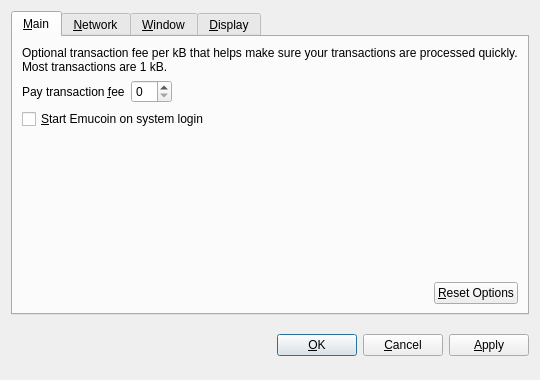
<?xml version="1.0" encoding="UTF-8"?>
<ui version="4.0">
 <class>OptionsDialog</class>
 <widget class="QDialog" name="OptionsDialog">
  <property name="geometry">
   <rect>
    <x>0</x>
    <y>0</y>
    <width>540</width>
    <height>380</height>
   </rect>
  </property>
  <property name="windowTitle">
   <string>Options</string>
  </property>
  <property name="modal">
   <bool>true</bool>
  </property>
  <layout class="QVBoxLayout" name="verticalLayout">
   <item>
    <widget class="QTabWidget" name="tabWidget">
     <property name="tabPosition">
      <enum>QTabWidget::North</enum>
     </property>
     <property name="currentIndex">
      <number>0</number>
     </property>
     <widget class="QWidget" name="tabMain">
      <attribute name="title">
       <string>&amp;Main</string>
      </attribute>
      <layout class="QVBoxLayout" name="verticalLayout_Main">
       <item>
        <widget class="QLabel" name="transactionFeeInfoLabel">
         <property name="text">
          <string>Optional transaction fee per kB that helps make sure your transactions are processed quickly. Most transactions are 1 kB.</string>
         </property>
         <property name="textFormat">
          <enum>Qt::PlainText</enum>
         </property>
         <property name="wordWrap">
          <bool>true</bool>
         </property>
        </widget>
       </item>
       <item>
        <layout class="QHBoxLayout" name="horizontalLayout_1_Main">
         <item>
          <widget class="QLabel" name="transactionFeeLabel">
           <property name="text">
            <string>Pay transaction &amp;fee</string>
           </property>
           <property name="textFormat">
            <enum>Qt::PlainText</enum>
           </property>
           <property name="buddy">
            <cstring>transactionFee</cstring>
           </property>
          </widget>
         </item>
         <item>
          <widget class="BitcoinAmountField" name="transactionFee"/>
         </item>
         <item>
          <spacer name="horizontalSpacer_1_Main">
           <property name="orientation">
            <enum>Qt::Horizontal</enum>
           </property>
           <property name="sizeHint" stdset="0">
            <size>
             <width>40</width>
             <height>20</height>
            </size>
           </property>
          </spacer>
         </item>
        </layout>
       </item>
       <item>
        <widget class="QCheckBox" name="bitcoinAtStartup">
         <property name="toolTip">
          <string>Automatically start Emucoin after logging in to the system.</string>
         </property>
         <property name="text">
          <string>&amp;Start Emucoin on system login</string>
         </property>
        </widget>
       </item>
       <item>
        <spacer name="verticalSpacer_Main">
         <property name="orientation">
          <enum>Qt::Vertical</enum>
         </property>
         <property name="sizeHint" stdset="0">
          <size>
           <width>20</width>
           <height>40</height>
          </size>
         </property>
        </spacer>
       </item>
       <item>
        <layout class="QHBoxLayout" name="horizontalLayout_2_Main">
         <item>
          <spacer name="horizontalSpacer_2_Main">
           <property name="orientation">
            <enum>Qt::Horizontal</enum>
           </property>
           <property name="sizeHint" stdset="0">
            <size>
             <width>40</width>
             <height>20</height>
            </size>
           </property>
          </spacer>
         </item>
         <item>
          <widget class="QPushButton" name="resetButton">
           <property name="toolTip">
            <string>Reset all client options to default.</string>
           </property>
           <property name="text">
            <string>&amp;Reset Options</string>
           </property>
           <property name="autoDefault">
            <bool>false</bool>
           </property>
          </widget>
         </item>
        </layout>
       </item>
      </layout>
     </widget>
     <widget class="QWidget" name="tabNetwork">
      <attribute name="title">
       <string>&amp;Network</string>
      </attribute>
      <layout class="QVBoxLayout" name="verticalLayout_Network">
       <item>
        <widget class="QCheckBox" name="mapPortUpnp">
         <property name="toolTip">
          <string>Automatically open the Emucoin client port on the router. This only works when your router supports UPnP and it is enabled.</string>
         </property>
         <property name="text">
          <string>Map port using &amp;UPnP</string>
         </property>
        </widget>
       </item>
       <item>
        <widget class="QCheckBox" name="connectSocks">
         <property name="toolTip">
          <string>Connect to the Emucoin network through a SOCKS proxy (e.g. when connecting through Tor).</string>
         </property>
         <property name="text">
          <string>&amp;Connect through SOCKS proxy:</string>
         </property>
        </widget>
       </item>
       <item>
        <layout class="QHBoxLayout" name="horizontalLayout_Network">
         <item>
          <widget class="QLabel" name="proxyIpLabel">
           <property name="text">
            <string>Proxy &amp;IP:</string>
           </property>
           <property name="textFormat">
            <enum>Qt::PlainText</enum>
           </property>
           <property name="buddy">
            <cstring>proxyIp</cstring>
           </property>
          </widget>
         </item>
         <item>
          <widget class="QValidatedLineEdit" name="proxyIp">
           <property name="maximumSize">
            <size>
             <width>140</width>
             <height>16777215</height>
            </size>
           </property>
           <property name="toolTip">
            <string>IP address of the proxy (e.g. 127.0.0.1)</string>
           </property>
          </widget>
         </item>
         <item>
          <widget class="QLabel" name="proxyPortLabel">
           <property name="text">
            <string>&amp;Port:</string>
           </property>
           <property name="textFormat">
            <enum>Qt::PlainText</enum>
           </property>
           <property name="buddy">
            <cstring>proxyPort</cstring>
           </property>
          </widget>
         </item>
         <item>
          <widget class="QLineEdit" name="proxyPort">
           <property name="maximumSize">
            <size>
             <width>55</width>
             <height>16777215</height>
            </size>
           </property>
           <property name="toolTip">
            <string>Port of the proxy (e.g. 9050)</string>
           </property>
          </widget>
         </item>
         <item>
          <widget class="QLabel" name="socksVersionLabel">
           <property name="text">
            <string>SOCKS &amp;Version:</string>
           </property>
           <property name="textFormat">
            <enum>Qt::PlainText</enum>
           </property>
           <property name="buddy">
            <cstring>socksVersion</cstring>
           </property>
          </widget>
         </item>
         <item>
          <widget class="QValueComboBox" name="socksVersion">
           <property name="toolTip">
            <string>SOCKS version of the proxy (e.g. 5)</string>
           </property>
          </widget>
         </item>
         <item>
          <spacer name="horizontalSpacer_Network">
           <property name="orientation">
            <enum>Qt::Horizontal</enum>
           </property>
           <property name="sizeHint" stdset="0">
            <size>
             <width>40</width>
             <height>20</height>
            </size>
           </property>
          </spacer>
         </item>
        </layout>
       </item>
       <item>
        <spacer name="verticalSpacer_Network">
         <property name="orientation">
          <enum>Qt::Vertical</enum>
         </property>
         <property name="sizeHint" stdset="0">
          <size>
           <width>20</width>
           <height>40</height>
          </size>
         </property>
        </spacer>
       </item>
      </layout>
     </widget>
     <widget class="QWidget" name="tabWindow">
      <attribute name="title">
       <string>&amp;Window</string>
      </attribute>
      <layout class="QVBoxLayout" name="verticalLayout_Window">
       <item>
        <widget class="QCheckBox" name="minimizeToTray">
         <property name="toolTip">
          <string>Show only a tray icon after minimizing the window.</string>
         </property>
         <property name="text">
          <string>&amp;Minimize to the tray instead of the taskbar</string>
         </property>
        </widget>
       </item>
       <item>
        <widget class="QCheckBox" name="minimizeOnClose">
         <property name="toolTip">
          <string>Minimize instead of exit the application when the window is closed. When this option is enabled, the application will be closed only after selecting Quit in the menu.</string>
         </property>
         <property name="text">
          <string>M&amp;inimize on close</string>
         </property>
        </widget>
       </item>
       <item>
        <spacer name="verticalSpacer_Window">
         <property name="orientation">
          <enum>Qt::Vertical</enum>
         </property>
         <property name="sizeHint" stdset="0">
          <size>
           <width>20</width>
           <height>40</height>
          </size>
         </property>
        </spacer>
       </item>
      </layout>
     </widget>
     <widget class="QWidget" name="tabDisplay">
      <attribute name="title">
       <string>&amp;Display</string>
      </attribute>
      <layout class="QVBoxLayout" name="verticalLayout_Display">
       <item>
        <layout class="QHBoxLayout" name="horizontalLayout_1_Display">
         <item>
          <widget class="QLabel" name="langLabel">
           <property name="text">
            <string>User Interface &amp;language:</string>
           </property>
           <property name="textFormat">
            <enum>Qt::PlainText</enum>
           </property>
           <property name="buddy">
            <cstring>lang</cstring>
           </property>
          </widget>
         </item>
         <item>
          <widget class="QValueComboBox" name="lang">
           <property name="toolTip">
            <string>The user interface language can be set here. This setting will take effect after restarting Emucoin.</string>
           </property>
          </widget>
         </item>
        </layout>
       </item>
       <item>
        <layout class="QHBoxLayout" name="horizontalLayout_2_Display">
         <item>
          <widget class="QLabel" name="unitLabel">
           <property name="text">
            <string>&amp;Unit to show amounts in:</string>
           </property>
           <property name="textFormat">
            <enum>Qt::PlainText</enum>
           </property>
           <property name="buddy">
            <cstring>unit</cstring>
           </property>
          </widget>
         </item>
         <item>
          <widget class="QValueComboBox" name="unit">
           <property name="toolTip">
            <string>Choose the default subdivision unit to show in the interface and when sending coins.</string>
           </property>
          </widget>
         </item>
        </layout>
       </item>
       <item>
        <widget class="QCheckBox" name="displayAddresses">
         <property name="toolTip">
          <string>Whether to show Emucoin addresses in the transaction list or not.</string>
         </property>
         <property name="text">
          <string>&amp;Display addresses in transaction list</string>
         </property>
        </widget>
       </item>
       <item>
        <widget class="QCheckBox" name="coinControlFeatures">
         <property name="toolTip">
          <string>Whether to show coin control features or not.</string>
         </property>
         <property name="text">
          <string>Display coin &amp;control features (experts only!)</string>
         </property>
        </widget>
       </item>
       <item>
        <spacer name="verticalSpacer_Display">
         <property name="orientation">
          <enum>Qt::Vertical</enum>
         </property>
         <property name="sizeHint" stdset="0">
          <size>
           <width>20</width>
           <height>40</height>
          </size>
         </property>
        </spacer>
       </item>
      </layout>
     </widget>
    </widget>
   </item>
   <item>
    <layout class="QHBoxLayout" name="horizontalLayout_Buttons">
     <item>
      <spacer name="horizontalSpacer_1">
       <property name="orientation">
        <enum>Qt::Horizontal</enum>
       </property>
       <property name="sizeHint" stdset="0">
        <size>
         <width>40</width>
         <height>48</height>
        </size>
       </property>
      </spacer>
     </item>
     <item>
      <widget class="QLabel" name="statusLabel">
       <property name="font">
        <font>
         <weight>75</weight>
         <bold>true</bold>
        </font>
       </property>
       <property name="text">
        <string/>
       </property>
       <property name="textFormat">
        <enum>Qt::PlainText</enum>
       </property>
       <property name="wordWrap">
        <bool>true</bool>
       </property>
      </widget>
     </item>
     <item>
      <spacer name="horizontalSpacer_2">
       <property name="orientation">
        <enum>Qt::Horizontal</enum>
       </property>
       <property name="sizeHint" stdset="0">
        <size>
         <width>40</width>
         <height>48</height>
        </size>
       </property>
      </spacer>
     </item>
     <item>
      <widget class="QPushButton" name="okButton">
       <property name="text">
        <string>&amp;OK</string>
       </property>
      </widget>
     </item>
     <item>
      <widget class="QPushButton" name="cancelButton">
       <property name="text">
        <string>&amp;Cancel</string>
       </property>
       <property name="autoDefault">
        <bool>false</bool>
       </property>
      </widget>
     </item>
     <item>
      <widget class="QPushButton" name="applyButton">
       <property name="text">
        <string>&amp;Apply</string>
       </property>
       <property name="autoDefault">
        <bool>false</bool>
       </property>
      </widget>
     </item>
    </layout>
   </item>
  </layout>
 </widget>
 <customwidgets>
  <customwidget>
   <class>BitcoinAmountField</class>
   <extends>QSpinBox</extends>
   <header>bitcoinamountfield.h</header>
  </customwidget>
  <customwidget>
   <class>QValueComboBox</class>
   <extends>QComboBox</extends>
   <header>qvaluecombobox.h</header>
  </customwidget>
  <customwidget>
   <class>QValidatedLineEdit</class>
   <extends>QLineEdit</extends>
   <header>qvalidatedlineedit.h</header>
  </customwidget>
 </customwidgets>
 <resources/>
 <connections/>
</ui>
